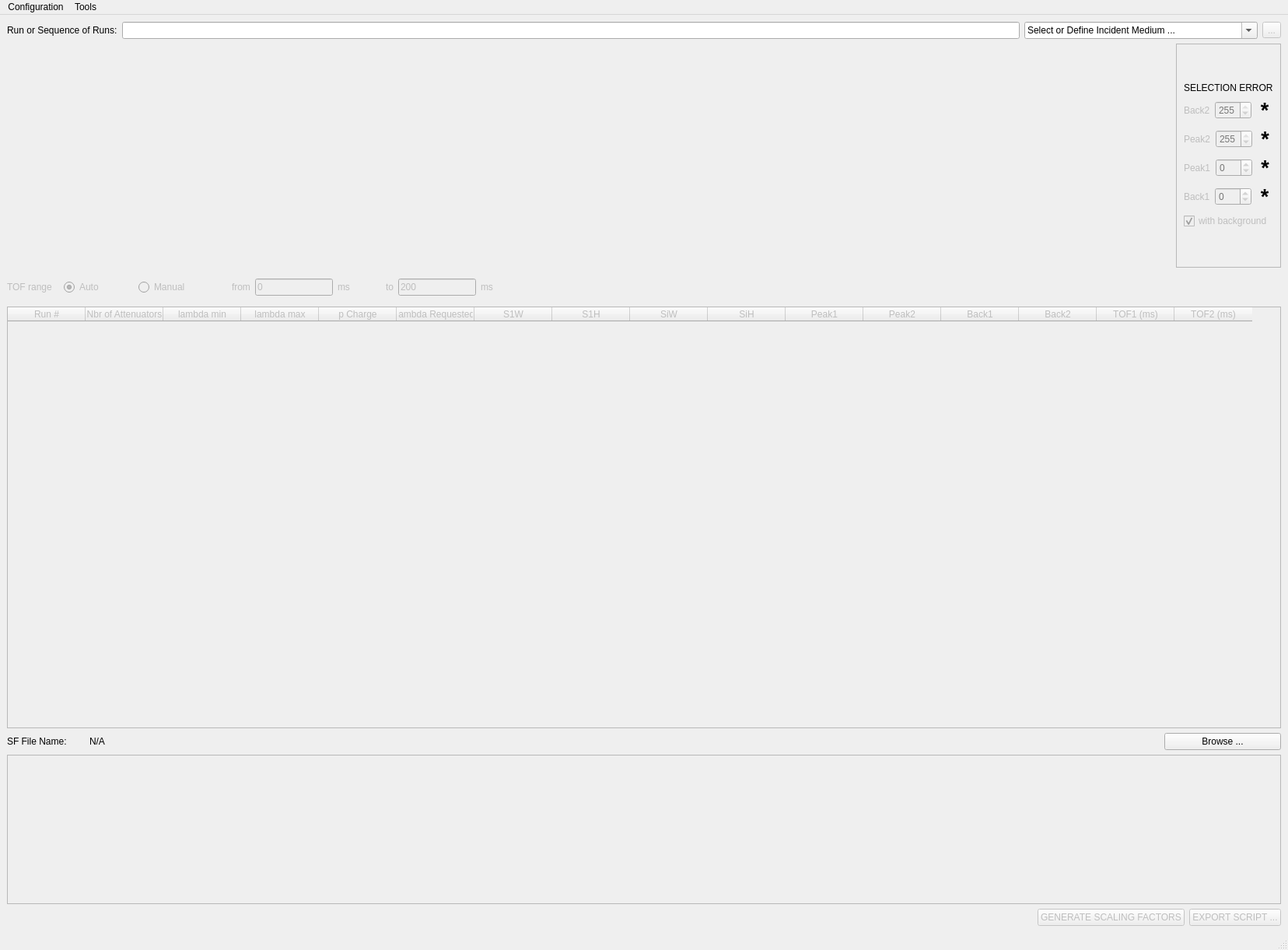
<?xml version="1.0" encoding="UTF-8"?>
<ui version="4.0">
 <class>SFCalculatorInterface</class>
 <widget class="QMainWindow" name="SFCalculatorInterface">
  <property name="geometry">
   <rect>
    <x>0</x>
    <y>0</y>
    <width>1656</width>
    <height>1221</height>
   </rect>
  </property>
  <property name="windowTitle">
   <string>SF Calculator</string>
  </property>
  <widget class="QWidget" name="centralwidget">
   <layout class="QHBoxLayout" name="horizontalLayout_5">
    <item>
     <layout class="QVBoxLayout" name="verticalLayout">
      <item>
       <layout class="QHBoxLayout" name="horizontalLayout_2">
        <item>
         <widget class="QLabel" name="label">
          <property name="text">
           <string>Run or Sequence of Runs:</string>
          </property>
         </widget>
        </item>
        <item>
         <widget class="QLineEdit" name="runSequenceLineEdit">
          <property name="toolTip">
           <string>1234 or 1234,1236,1239 or 1234-1238</string>
          </property>
          <property name="text">
           <string/>
          </property>
         </widget>
        </item>
        <item>
         <widget class="QComboBox" name="incidentMediumComboBox">
          <property name="minimumSize">
           <size>
            <width>300</width>
            <height>0</height>
           </size>
          </property>
          <property name="editable">
           <bool>true</bool>
          </property>
          <item>
           <property name="text">
            <string>Select or Define Incident Medium ...</string>
           </property>
          </item>
         </widget>
        </item>
        <item>
         <widget class="QToolButton" name="toolButton">
          <property name="enabled">
           <bool>false</bool>
          </property>
          <property name="text">
           <string>...</string>
          </property>
         </widget>
        </item>
       </layout>
      </item>
      <item>
       <layout class="QHBoxLayout" name="horizontalLayout">
        <item>
         <widget class="MPLWidgetNoLog" name="yt_plot" native="true">
          <property name="enabled">
           <bool>false</bool>
          </property>
          <property name="sizePolicy">
           <sizepolicy hsizetype="Expanding" vsizetype="Expanding">
            <horstretch>0</horstretch>
            <verstretch>0</verstretch>
           </sizepolicy>
          </property>
         </widget>
        </item>
        <item>
         <widget class="MPLWidgetXLog" name="yi_plot" native="true">
          <property name="enabled">
           <bool>false</bool>
          </property>
          <property name="sizePolicy">
           <sizepolicy hsizetype="Expanding" vsizetype="Expanding">
            <horstretch>0</horstretch>
            <verstretch>0</verstretch>
           </sizepolicy>
          </property>
         </widget>
        </item>
        <item>
         <widget class="QFrame" name="frame_11">
          <property name="maximumSize">
           <size>
            <width>180</width>
            <height>16777215</height>
           </size>
          </property>
          <property name="frameShape">
           <enum>QFrame::StyledPanel</enum>
          </property>
          <property name="frameShadow">
           <enum>QFrame::Raised</enum>
          </property>
          <layout class="QVBoxLayout" name="verticalLayout_26">
           <item>
            <spacer name="verticalSpacer_5">
             <property name="orientation">
              <enum>Qt::Vertical</enum>
             </property>
             <property name="sizeType">
              <enum>QSizePolicy::Minimum</enum>
             </property>
             <property name="sizeHint" stdset="0">
              <size>
               <width>20</width>
               <height>40</height>
              </size>
             </property>
            </spacer>
           </item>
           <item>
            <widget class="QLabel" name="error_label">
             <property name="text">
              <string>SELECTION ERROR</string>
             </property>
            </widget>
           </item>
           <item>
            <layout class="QVBoxLayout" name="verticalLayout_28">
             <item>
              <layout class="QHBoxLayout" name="horizontalLayout_32">
               <item>
                <widget class="QLabel" name="dataBackFromLabel">
                 <property name="enabled">
                  <bool>false</bool>
                 </property>
                 <property name="text">
                  <string>Back2</string>
                 </property>
                </widget>
               </item>
               <item>
                <widget class="QSpinBox" name="dataBackToValue">
                 <property name="enabled">
                  <bool>false</bool>
                 </property>
                 <property name="palette">
                  <palette>
                   <active>
                    <colorrole role="Text">
                     <brush brushstyle="SolidPattern">
                      <color alpha="255">
                       <red>170</red>
                       <green>85</green>
                       <blue>0</blue>
                      </color>
                     </brush>
                    </colorrole>
                   </active>
                   <inactive>
                    <colorrole role="Text">
                     <brush brushstyle="SolidPattern">
                      <color alpha="255">
                       <red>170</red>
                       <green>85</green>
                       <blue>0</blue>
                      </color>
                     </brush>
                    </colorrole>
                   </inactive>
                   <disabled>
                    <colorrole role="Text">
                     <brush brushstyle="SolidPattern">
                      <color alpha="255">
                       <red>118</red>
                       <green>118</green>
                       <blue>117</blue>
                      </color>
                     </brush>
                    </colorrole>
                   </disabled>
                  </palette>
                 </property>
                 <property name="minimum">
                  <number>-1</number>
                 </property>
                 <property name="maximum">
                  <number>255</number>
                 </property>
                 <property name="value">
                  <number>255</number>
                 </property>
                </widget>
               </item>
               <item>
                <widget class="QLabel" name="back2_error">
                 <property name="font">
                  <font>
                   <pointsize>20</pointsize>
                   <weight>75</weight>
                   <bold>true</bold>
                  </font>
                 </property>
                 <property name="accessibleDescription">
                  <string/>
                 </property>
                 <property name="text">
                  <string>*</string>
                 </property>
                 <property name="alignment">
                  <set>Qt::AlignCenter</set>
                 </property>
                </widget>
               </item>
              </layout>
             </item>
             <item>
              <layout class="QHBoxLayout" name="horizontalLayout_33">
               <item>
                <widget class="QLabel" name="dataPeakFromLabel">
                 <property name="enabled">
                  <bool>false</bool>
                 </property>
                 <property name="text">
                  <string>Peak2</string>
                 </property>
                </widget>
               </item>
               <item>
                <widget class="QSpinBox" name="dataPeakToValue">
                 <property name="enabled">
                  <bool>false</bool>
                 </property>
                 <property name="palette">
                  <palette>
                   <active>
                    <colorrole role="Text">
                     <brush brushstyle="SolidPattern">
                      <color alpha="255">
                       <red>0</red>
                       <green>0</green>
                       <blue>127</blue>
                      </color>
                     </brush>
                    </colorrole>
                   </active>
                   <inactive>
                    <colorrole role="Text">
                     <brush brushstyle="SolidPattern">
                      <color alpha="255">
                       <red>0</red>
                       <green>0</green>
                       <blue>127</blue>
                      </color>
                     </brush>
                    </colorrole>
                   </inactive>
                   <disabled>
                    <colorrole role="Text">
                     <brush brushstyle="SolidPattern">
                      <color alpha="255">
                       <red>118</red>
                       <green>118</green>
                       <blue>117</blue>
                      </color>
                     </brush>
                    </colorrole>
                   </disabled>
                  </palette>
                 </property>
                 <property name="minimum">
                  <number>-1</number>
                 </property>
                 <property name="maximum">
                  <number>255</number>
                 </property>
                 <property name="value">
                  <number>255</number>
                 </property>
                </widget>
               </item>
               <item>
                <widget class="QLabel" name="peak2_error">
                 <property name="font">
                  <font>
                   <pointsize>20</pointsize>
                   <weight>75</weight>
                   <bold>true</bold>
                  </font>
                 </property>
                 <property name="accessibleDescription">
                  <string/>
                 </property>
                 <property name="text">
                  <string>*</string>
                 </property>
                 <property name="alignment">
                  <set>Qt::AlignCenter</set>
                 </property>
                </widget>
               </item>
              </layout>
             </item>
             <item>
              <layout class="QHBoxLayout" name="horizontalLayout_34">
               <item>
                <widget class="QLabel" name="dataPeakToLabel">
                 <property name="enabled">
                  <bool>false</bool>
                 </property>
                 <property name="text">
                  <string>Peak1</string>
                 </property>
                </widget>
               </item>
               <item>
                <widget class="QSpinBox" name="dataPeakFromValue">
                 <property name="enabled">
                  <bool>false</bool>
                 </property>
                 <property name="palette">
                  <palette>
                   <active>
                    <colorrole role="Text">
                     <brush brushstyle="SolidPattern">
                      <color alpha="255">
                       <red>0</red>
                       <green>0</green>
                       <blue>127</blue>
                      </color>
                     </brush>
                    </colorrole>
                   </active>
                   <inactive>
                    <colorrole role="Text">
                     <brush brushstyle="SolidPattern">
                      <color alpha="255">
                       <red>0</red>
                       <green>0</green>
                       <blue>127</blue>
                      </color>
                     </brush>
                    </colorrole>
                   </inactive>
                   <disabled>
                    <colorrole role="Text">
                     <brush brushstyle="SolidPattern">
                      <color alpha="255">
                       <red>118</red>
                       <green>118</green>
                       <blue>117</blue>
                      </color>
                     </brush>
                    </colorrole>
                   </disabled>
                  </palette>
                 </property>
                 <property name="minimum">
                  <number>-1</number>
                 </property>
                 <property name="maximum">
                  <number>255</number>
                 </property>
                 <property name="value">
                  <number>0</number>
                 </property>
                </widget>
               </item>
               <item>
                <widget class="QLabel" name="peak1_error">
                 <property name="font">
                  <font>
                   <pointsize>20</pointsize>
                   <weight>75</weight>
                   <bold>true</bold>
                  </font>
                 </property>
                 <property name="accessibleDescription">
                  <string/>
                 </property>
                 <property name="text">
                  <string>*</string>
                 </property>
                 <property name="alignment">
                  <set>Qt::AlignCenter</set>
                 </property>
                </widget>
               </item>
              </layout>
             </item>
             <item>
              <layout class="QHBoxLayout" name="horizontalLayout_35">
               <item>
                <widget class="QLabel" name="dataBackToLabel">
                 <property name="enabled">
                  <bool>false</bool>
                 </property>
                 <property name="text">
                  <string>Back1</string>
                 </property>
                </widget>
               </item>
               <item>
                <widget class="QSpinBox" name="dataBackFromValue">
                 <property name="enabled">
                  <bool>false</bool>
                 </property>
                 <property name="palette">
                  <palette>
                   <active>
                    <colorrole role="Text">
                     <brush brushstyle="SolidPattern">
                      <color alpha="255">
                       <red>170</red>
                       <green>85</green>
                       <blue>0</blue>
                      </color>
                     </brush>
                    </colorrole>
                   </active>
                   <inactive>
                    <colorrole role="Text">
                     <brush brushstyle="SolidPattern">
                      <color alpha="255">
                       <red>170</red>
                       <green>85</green>
                       <blue>0</blue>
                      </color>
                     </brush>
                    </colorrole>
                   </inactive>
                   <disabled>
                    <colorrole role="Text">
                     <brush brushstyle="SolidPattern">
                      <color alpha="255">
                       <red>118</red>
                       <green>118</green>
                       <blue>117</blue>
                      </color>
                     </brush>
                    </colorrole>
                   </disabled>
                  </palette>
                 </property>
                 <property name="minimum">
                  <number>-1</number>
                 </property>
                 <property name="maximum">
                  <number>255</number>
                 </property>
                 <property name="value">
                  <number>0</number>
                 </property>
                </widget>
               </item>
               <item>
                <widget class="QLabel" name="back1_error">
                 <property name="font">
                  <font>
                   <pointsize>20</pointsize>
                   <weight>75</weight>
                   <bold>true</bold>
                  </font>
                 </property>
                 <property name="accessibleDescription">
                  <string/>
                 </property>
                 <property name="text">
                  <string>*</string>
                 </property>
                 <property name="alignment">
                  <set>Qt::AlignCenter</set>
                 </property>
                </widget>
               </item>
              </layout>
             </item>
             <item>
              <widget class="QCheckBox" name="dataBackgroundFlag">
               <property name="enabled">
                <bool>false</bool>
               </property>
               <property name="text">
                <string>with background</string>
               </property>
               <property name="checked">
                <bool>true</bool>
               </property>
              </widget>
             </item>
            </layout>
           </item>
           <item>
            <spacer name="verticalSpacer_6">
             <property name="orientation">
              <enum>Qt::Vertical</enum>
             </property>
             <property name="sizeType">
              <enum>QSizePolicy::Minimum</enum>
             </property>
             <property name="sizeHint" stdset="0">
              <size>
               <width>20</width>
               <height>40</height>
              </size>
             </property>
            </spacer>
           </item>
          </layout>
         </widget>
        </item>
       </layout>
      </item>
      <item>
       <layout class="QHBoxLayout" name="horizontalLayout_40">
        <item>
         <widget class="QLabel" name="dataTOFmanualLabel">
          <property name="enabled">
           <bool>false</bool>
          </property>
          <property name="text">
           <string>TOF range</string>
          </property>
         </widget>
        </item>
        <item>
         <widget class="QFrame" name="frame_14">
          <property name="frameShape">
           <enum>QFrame::NoFrame</enum>
          </property>
          <property name="frameShadow">
           <enum>QFrame::Raised</enum>
          </property>
          <property name="lineWidth">
           <number>0</number>
          </property>
          <layout class="QHBoxLayout" name="horizontalLayout_41">
           <item>
            <layout class="QHBoxLayout" name="horizontalLayout_42">
             <item>
              <widget class="QRadioButton" name="dataTOFautoMode">
               <property name="enabled">
                <bool>false</bool>
               </property>
               <property name="text">
                <string>Auto</string>
               </property>
               <property name="checked">
                <bool>true</bool>
               </property>
               <property name="autoExclusive">
                <bool>true</bool>
               </property>
              </widget>
             </item>
             <item>
              <spacer name="horizontalSpacer_20">
               <property name="orientation">
                <enum>Qt::Horizontal</enum>
               </property>
               <property name="sizeType">
                <enum>QSizePolicy::Maximum</enum>
               </property>
               <property name="sizeHint" stdset="0">
                <size>
                 <width>40</width>
                 <height>20</height>
                </size>
               </property>
              </spacer>
             </item>
             <item>
              <widget class="QRadioButton" name="dataTOFmanualMode">
               <property name="enabled">
                <bool>false</bool>
               </property>
               <property name="text">
                <string>Manual</string>
               </property>
               <property name="autoExclusive">
                <bool>true</bool>
               </property>
              </widget>
             </item>
            </layout>
           </item>
          </layout>
         </widget>
        </item>
        <item>
         <spacer name="horizontalSpacer_22">
          <property name="orientation">
           <enum>Qt::Horizontal</enum>
          </property>
          <property name="sizeType">
           <enum>QSizePolicy::Maximum</enum>
          </property>
          <property name="sizeHint" stdset="0">
           <size>
            <width>40</width>
            <height>20</height>
           </size>
          </property>
         </spacer>
        </item>
        <item>
         <widget class="QLabel" name="TOFmanualFromLabel">
          <property name="enabled">
           <bool>false</bool>
          </property>
          <property name="text">
           <string>from</string>
          </property>
         </widget>
        </item>
        <item>
         <widget class="QLineEdit" name="TOFmanualFromValue">
          <property name="enabled">
           <bool>false</bool>
          </property>
          <property name="sizePolicy">
           <sizepolicy hsizetype="Minimum" vsizetype="Fixed">
            <horstretch>0</horstretch>
            <verstretch>0</verstretch>
           </sizepolicy>
          </property>
          <property name="minimumSize">
           <size>
            <width>100</width>
            <height>0</height>
           </size>
          </property>
          <property name="maximumSize">
           <size>
            <width>100</width>
            <height>16777215</height>
           </size>
          </property>
          <property name="text">
           <string>0</string>
          </property>
         </widget>
        </item>
        <item>
         <widget class="QLabel" name="TOFmanualFromUnitsValue">
          <property name="enabled">
           <bool>false</bool>
          </property>
          <property name="text">
           <string>ms</string>
          </property>
         </widget>
        </item>
        <item>
         <spacer name="horizontalSpacer_23">
          <property name="orientation">
           <enum>Qt::Horizontal</enum>
          </property>
          <property name="sizeType">
           <enum>QSizePolicy::Maximum</enum>
          </property>
          <property name="sizeHint" stdset="0">
           <size>
            <width>40</width>
            <height>20</height>
           </size>
          </property>
         </spacer>
        </item>
        <item>
         <widget class="QLabel" name="TOFmanualToLabel">
          <property name="enabled">
           <bool>false</bool>
          </property>
          <property name="text">
           <string>to</string>
          </property>
         </widget>
        </item>
        <item>
         <widget class="QLineEdit" name="TOFmanualToValue">
          <property name="enabled">
           <bool>false</bool>
          </property>
          <property name="sizePolicy">
           <sizepolicy hsizetype="Minimum" vsizetype="Fixed">
            <horstretch>0</horstretch>
            <verstretch>0</verstretch>
           </sizepolicy>
          </property>
          <property name="minimumSize">
           <size>
            <width>100</width>
            <height>0</height>
           </size>
          </property>
          <property name="maximumSize">
           <size>
            <width>100</width>
            <height>16777215</height>
           </size>
          </property>
          <property name="text">
           <string>200</string>
          </property>
         </widget>
        </item>
        <item>
         <widget class="QLabel" name="TOFmanualToUnitsValue">
          <property name="enabled">
           <bool>false</bool>
          </property>
          <property name="text">
           <string>ms</string>
          </property>
         </widget>
        </item>
        <item>
         <spacer name="horizontalSpacer_24">
          <property name="orientation">
           <enum>Qt::Horizontal</enum>
          </property>
          <property name="sizeHint" stdset="0">
           <size>
            <width>40</width>
            <height>20</height>
           </size>
          </property>
         </spacer>
        </item>
       </layout>
      </item>
      <item>
       <widget class="QTableWidget" name="tableWidget">
        <property name="enabled">
         <bool>false</bool>
        </property>
        <property name="sizePolicy">
         <sizepolicy hsizetype="Expanding" vsizetype="Expanding">
          <horstretch>0</horstretch>
          <verstretch>2</verstretch>
         </sizepolicy>
        </property>
        <property name="minimumSize">
         <size>
          <width>0</width>
          <height>350</height>
         </size>
        </property>
        <property name="contextMenuPolicy">
         <enum>Qt::CustomContextMenu</enum>
        </property>
        <attribute name="horizontalHeaderCascadingSectionResizes">
         <bool>false</bool>
        </attribute>
        <attribute name="horizontalHeaderShowSortIndicator" stdset="0">
         <bool>false</bool>
        </attribute>
        <attribute name="verticalHeaderDefaultSectionSize">
         <number>45</number>
        </attribute>
        <column>
         <property name="text">
          <string>Run #</string>
         </property>
        </column>
        <column>
         <property name="text">
          <string>Nbr of Attenuators</string>
         </property>
        </column>
        <column>
         <property name="text">
          <string>lambda min</string>
         </property>
        </column>
        <column>
         <property name="text">
          <string>lambda max</string>
         </property>
        </column>
        <column>
         <property name="text">
          <string>p Charge</string>
         </property>
        </column>
        <column>
         <property name="text">
          <string>lambda Requested</string>
         </property>
        </column>
        <column>
         <property name="text">
          <string>S1W</string>
         </property>
        </column>
        <column>
         <property name="text">
          <string>S1H</string>
         </property>
        </column>
        <column>
         <property name="text">
          <string>SiW</string>
         </property>
        </column>
        <column>
         <property name="text">
          <string>SiH</string>
         </property>
        </column>
        <column>
         <property name="text">
          <string>Peak1</string>
         </property>
        </column>
        <column>
         <property name="text">
          <string>Peak2</string>
         </property>
        </column>
        <column>
         <property name="text">
          <string>Back1</string>
         </property>
        </column>
        <column>
         <property name="text">
          <string>Back2</string>
         </property>
        </column>
        <column>
         <property name="text">
          <string>TOF1 (ms)</string>
         </property>
        </column>
        <column>
         <property name="text">
          <string>TOF2 (ms)</string>
         </property>
        </column>
       </widget>
      </item>
      <item>
       <layout class="QHBoxLayout" name="horizontalLayout_3">
        <item>
         <widget class="QLabel" name="label_2">
          <property name="enabled">
           <bool>true</bool>
          </property>
          <property name="minimumSize">
           <size>
            <width>100</width>
            <height>0</height>
           </size>
          </property>
          <property name="maximumSize">
           <size>
            <width>80</width>
            <height>16777215</height>
           </size>
          </property>
          <property name="text">
           <string>SF File Name:</string>
          </property>
         </widget>
        </item>
        <item>
         <widget class="QLabel" name="sfFileNameLabel">
          <property name="text">
           <string>N/A</string>
          </property>
         </widget>
        </item>
        <item>
         <widget class="QPushButton" name="sfFileNameBrowseButton">
          <property name="maximumSize">
           <size>
            <width>150</width>
            <height>16777215</height>
           </size>
          </property>
          <property name="text">
           <string>Browse ...</string>
          </property>
         </widget>
        </item>
       </layout>
      </item>
      <item>
       <widget class="QPlainTextEdit" name="sfFileNamePreview">
        <property name="enabled">
         <bool>false</bool>
        </property>
        <property name="minimumSize">
         <size>
          <width>0</width>
          <height>60</height>
         </size>
        </property>
        <property name="textInteractionFlags">
         <set>Qt::NoTextInteraction</set>
        </property>
       </widget>
      </item>
      <item>
       <layout class="QHBoxLayout" name="horizontalLayout_4">
        <item>
         <spacer name="horizontalSpacer">
          <property name="orientation">
           <enum>Qt::Horizontal</enum>
          </property>
          <property name="sizeHint" stdset="0">
           <size>
            <width>40</width>
            <height>20</height>
           </size>
          </property>
         </spacer>
        </item>
        <item>
         <widget class="QPushButton" name="generateSFfileButton">
          <property name="enabled">
           <bool>false</bool>
          </property>
          <property name="text">
           <string>GENERATE SCALING FACTORS</string>
          </property>
         </widget>
        </item>
        <item>
         <widget class="QPushButton" name="exportButton">
          <property name="enabled">
           <bool>false</bool>
          </property>
          <property name="text">
           <string>EXPORT SCRIPT ...</string>
          </property>
         </widget>
        </item>
       </layout>
      </item>
     </layout>
    </item>
   </layout>
  </widget>
  <widget class="QMenuBar" name="menubar">
   <property name="geometry">
    <rect>
     <x>0</x>
     <y>0</y>
     <width>1656</width>
     <height>22</height>
    </rect>
   </property>
   <widget class="QMenu" name="menuFile">
    <property name="title">
     <string>Configuration</string>
    </property>
    <addaction name="actionLoadingConfiguration"/>
    <addaction name="actionSavingAsConfiguration"/>
    <addaction name="actionSavingConfiguration"/>
   </widget>
   <widget class="QMenu" name="menuTools">
    <property name="title">
     <string>Tools</string>
    </property>
    <addaction name="clearSFconentFileMenu"/>
   </widget>
   <addaction name="menuFile"/>
   <addaction name="menuTools"/>
  </widget>
  <widget class="QStatusBar" name="statusbar"/>
  <action name="actionLoadingConfiguration">
   <property name="enabled">
    <bool>true</bool>
   </property>
   <property name="text">
    <string>Load ...</string>
   </property>
   <property name="shortcut">
    <string>Meta+O</string>
   </property>
  </action>
  <action name="actionSavingAsConfiguration">
   <property name="enabled">
    <bool>false</bool>
   </property>
   <property name="text">
    <string>Save As ...</string>
   </property>
   <property name="shortcut">
    <string>Meta+Shift+S</string>
   </property>
  </action>
  <action name="actionSavingConfiguration">
   <property name="enabled">
    <bool>false</bool>
   </property>
   <property name="text">
    <string>Save</string>
   </property>
   <property name="shortcut">
    <string>Meta+S</string>
   </property>
  </action>
  <action name="actionEdit_Incident_Medium_List">
   <property name="text">
    <string>Edit Incident Medium List ...</string>
   </property>
  </action>
  <action name="clearSFconentFileMenu">
   <property name="text">
    <string>Clear Content SF File</string>
   </property>
  </action>
 </widget>
 <customwidgets>
  <customwidget>
   <class>MPLWidgetXLog</class>
   <extends>QWidget</extends>
   <header location="global">.mplwidgetxlog.h</header>
   <container>1</container>
  </customwidget>
  <customwidget>
   <class>MPLWidgetNoLog</class>
   <extends>QWidget</extends>
   <header>mplwidgetnolog.h</header>
   <container>1</container>
  </customwidget>
 </customwidgets>
 <resources/>
 <connections>
  <connection>
   <sender>runSequenceLineEdit</sender>
   <signal>returnPressed()</signal>
   <receiver>SFCalculatorInterface</receiver>
   <slot>runSequenceLineEditEvent()</slot>
   <hints>
    <hint type="sourcelabel">
     <x>732</x>
     <y>43</y>
    </hint>
    <hint type="destinationlabel">
     <x>666</x>
     <y>577</y>
    </hint>
   </hints>
  </connection>
  <connection>
   <sender>tableWidget</sender>
   <signal>customContextMenuRequested(QPoint)</signal>
   <receiver>SFCalculatorInterface</receiver>
   <slot>tableWidgetRightClick()</slot>
   <hints>
    <hint type="sourcelabel">
     <x>666</x>
     <y>558</y>
    </hint>
    <hint type="destinationlabel">
     <x>666</x>
     <y>577</y>
    </hint>
   </hints>
  </connection>
  <connection>
   <sender>sfFileNameBrowseButton</sender>
   <signal>clicked()</signal>
   <receiver>SFCalculatorInterface</receiver>
   <slot>browseFile()</slot>
   <hints>
    <hint type="sourcelabel">
     <x>1280</x>
     <y>744</y>
    </hint>
    <hint type="destinationlabel">
     <x>666</x>
     <y>577</y>
    </hint>
   </hints>
  </connection>
  <connection>
   <sender>actionSavingAsConfiguration</sender>
   <signal>triggered()</signal>
   <receiver>SFCalculatorInterface</receiver>
   <slot>savingAsConfiguration()</slot>
   <hints>
    <hint type="sourcelabel">
     <x>-1</x>
     <y>-1</y>
    </hint>
    <hint type="destinationlabel">
     <x>666</x>
     <y>577</y>
    </hint>
   </hints>
  </connection>
  <connection>
   <sender>dataTOFautoMode</sender>
   <signal>clicked()</signal>
   <receiver>SFCalculatorInterface</receiver>
   <slot>selectAutoTOF()</slot>
   <hints>
    <hint type="sourcelabel">
     <x>121</x>
     <y>418</y>
    </hint>
    <hint type="destinationlabel">
     <x>666</x>
     <y>577</y>
    </hint>
   </hints>
  </connection>
  <connection>
   <sender>dataTOFmanualMode</sender>
   <signal>clicked()</signal>
   <receiver>SFCalculatorInterface</receiver>
   <slot>selectManualTOF()</slot>
   <hints>
    <hint type="sourcelabel">
     <x>240</x>
     <y>418</y>
    </hint>
    <hint type="destinationlabel">
     <x>666</x>
     <y>577</y>
    </hint>
   </hints>
  </connection>
  <connection>
   <sender>actionLoadingConfiguration</sender>
   <signal>triggered()</signal>
   <receiver>SFCalculatorInterface</receiver>
   <slot>loadingConfiguration()</slot>
   <hints>
    <hint type="sourcelabel">
     <x>-1</x>
     <y>-1</y>
    </hint>
    <hint type="destinationlabel">
     <x>828</x>
     <y>573</y>
    </hint>
   </hints>
  </connection>
  <connection>
   <sender>tableWidget</sender>
   <signal>cellClicked(int,int)</signal>
   <receiver>SFCalculatorInterface</receiver>
   <slot>tableWidgetCellSelected()</slot>
   <hints>
    <hint type="sourcelabel">
     <x>828</x>
     <y>577</y>
    </hint>
    <hint type="destinationlabel">
     <x>828</x>
     <y>573</y>
    </hint>
   </hints>
  </connection>
  <connection>
   <sender>dataBackToValue</sender>
   <signal>editingFinished()</signal>
   <receiver>SFCalculatorInterface</receiver>
   <slot>back2SpinBoxValueChanged()</slot>
   <hints>
    <hint type="sourcelabel">
     <x>1587</x>
     <y>173</y>
    </hint>
    <hint type="destinationlabel">
     <x>828</x>
     <y>573</y>
    </hint>
   </hints>
  </connection>
  <connection>
   <sender>dataBackFromValue</sender>
   <signal>editingFinished()</signal>
   <receiver>SFCalculatorInterface</receiver>
   <slot>back1SpinBoxValueChanged()</slot>
   <hints>
    <hint type="sourcelabel">
     <x>1587</x>
     <y>272</y>
    </hint>
    <hint type="destinationlabel">
     <x>828</x>
     <y>573</y>
    </hint>
   </hints>
  </connection>
  <connection>
   <sender>dataPeakFromValue</sender>
   <signal>editingFinished()</signal>
   <receiver>SFCalculatorInterface</receiver>
   <slot>peak1SpinBoxValueChanged()</slot>
   <hints>
    <hint type="sourcelabel">
     <x>1586</x>
     <y>239</y>
    </hint>
    <hint type="destinationlabel">
     <x>828</x>
     <y>573</y>
    </hint>
   </hints>
  </connection>
  <connection>
   <sender>dataPeakToValue</sender>
   <signal>editingFinished()</signal>
   <receiver>SFCalculatorInterface</receiver>
   <slot>peak2SpinBoxValueChanged()</slot>
   <hints>
    <hint type="sourcelabel">
     <x>1586</x>
     <y>206</y>
    </hint>
    <hint type="destinationlabel">
     <x>828</x>
     <y>573</y>
    </hint>
   </hints>
  </connection>
  <connection>
   <sender>TOFmanualFromValue</sender>
   <signal>returnPressed()</signal>
   <receiver>SFCalculatorInterface</receiver>
   <slot>manualTOFtextFieldValidated()</slot>
   <hints>
    <hint type="sourcelabel">
     <x>386</x>
     <y>396</y>
    </hint>
    <hint type="destinationlabel">
     <x>828</x>
     <y>573</y>
    </hint>
   </hints>
  </connection>
  <connection>
   <sender>TOFmanualToValue</sender>
   <signal>returnPressed()</signal>
   <receiver>SFCalculatorInterface</receiver>
   <slot>manualTOFtextFieldValidated()</slot>
   <hints>
    <hint type="sourcelabel">
     <x>575</x>
     <y>396</y>
    </hint>
    <hint type="destinationlabel">
     <x>828</x>
     <y>573</y>
    </hint>
   </hints>
  </connection>
  <connection>
   <sender>incidentMediumComboBox</sender>
   <signal>currentIndexChanged(int)</signal>
   <receiver>SFCalculatorInterface</receiver>
   <slot>incidentMediumComboBoxChanged()</slot>
   <hints>
    <hint type="sourcelabel">
     <x>1496</x>
     <y>43</y>
    </hint>
    <hint type="destinationlabel">
     <x>828</x>
     <y>573</y>
    </hint>
   </hints>
  </connection>
  <connection>
   <sender>actionSavingConfiguration</sender>
   <signal>triggered()</signal>
   <receiver>SFCalculatorInterface</receiver>
   <slot>savingConfiguration()</slot>
   <hints>
    <hint type="sourcelabel">
     <x>-1</x>
     <y>-1</y>
    </hint>
    <hint type="destinationlabel">
     <x>828</x>
     <y>573</y>
    </hint>
   </hints>
  </connection>
  <connection>
   <sender>toolButton</sender>
   <signal>clicked()</signal>
   <receiver>SFCalculatorInterface</receiver>
   <slot>editIncidentMediumList()</slot>
   <hints>
    <hint type="sourcelabel">
     <x>1636</x>
     <y>43</y>
    </hint>
    <hint type="destinationlabel">
     <x>828</x>
     <y>573</y>
    </hint>
   </hints>
  </connection>
  <connection>
   <sender>generateSFfileButton</sender>
   <signal>clicked()</signal>
   <receiver>SFCalculatorInterface</receiver>
   <slot>generateSFfile()</slot>
   <hints>
    <hint type="sourcelabel">
     <x>1588</x>
     <y>1100</y>
    </hint>
    <hint type="destinationlabel">
     <x>828</x>
     <y>573</y>
    </hint>
   </hints>
  </connection>
  <connection>
   <sender>exportButton</sender>
   <signal>clicked()</signal>
   <receiver>SFCalculatorInterface</receiver>
   <slot>exportScript()</slot>
   <hints>
    <hint type="sourcelabel">
     <x>1604</x>
     <y>1100</y>
    </hint>
    <hint type="destinationlabel">
     <x>828</x>
     <y>573</y>
    </hint>
   </hints>
  </connection>
  <connection>
   <sender>tableWidget</sender>
   <signal>cellChanged(int,int)</signal>
   <receiver>SFCalculatorInterface</receiver>
   <slot>tableWidgetCellEntered()</slot>
   <hints>
    <hint type="sourcelabel">
     <x>828</x>
     <y>624</y>
    </hint>
    <hint type="destinationlabel">
     <x>828</x>
     <y>573</y>
    </hint>
   </hints>
  </connection>
  <connection>
   <sender>clearSFconentFileMenu</sender>
   <signal>triggered()</signal>
   <receiver>SFCalculatorInterface</receiver>
   <slot>clearSFContentFile()</slot>
   <hints>
    <hint type="sourcelabel">
     <x>-1</x>
     <y>-1</y>
    </hint>
    <hint type="destinationlabel">
     <x>827</x>
     <y>610</y>
    </hint>
   </hints>
  </connection>
 </connections>
 <slots>
  <slot>runSequenceLineEditEvent()</slot>
  <slot>tableWidgetRightClick()</slot>
  <slot>browseFile()</slot>
  <slot>savingAsConfiguration()</slot>
  <slot>selectAutoTOF()</slot>
  <slot>selectManualTOF()</slot>
  <slot>loadingConfiguration()</slot>
  <slot>tableWidgetCellSelected()</slot>
  <slot>peakBackSpinBoxValueChanged()</slot>
  <slot>peak1SpinBoxValueChanged()</slot>
  <slot>peak2SpinBoxValueChanged()</slot>
  <slot>back1SpinBoxValueChanged()</slot>
  <slot>back2SpinBoxValueChanged()</slot>
  <slot>manualTOFtextFieldValidated()</slot>
  <slot>incidentMediumComboBoxChanged()</slot>
  <slot>savingConfiguration()</slot>
  <slot>editIncidentMediumList()</slot>
  <slot>generateSFfile()</slot>
  <slot>exportScript()</slot>
  <slot>tableWidgetCellEntered()</slot>
  <slot>clearSFContentFile()</slot>
 </slots>
</ui>
